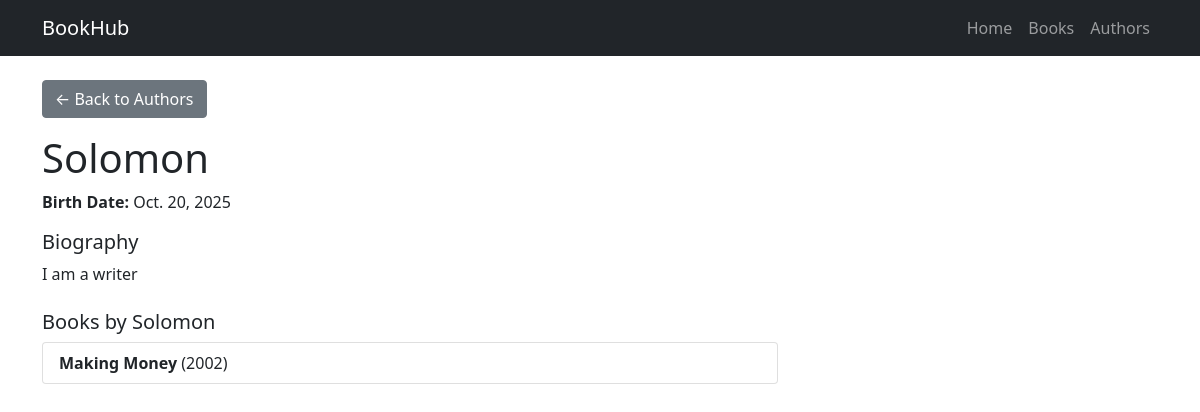
The app's page /authors/1/ with its own data.
### core/models.py (models this page shows, shortened)
class Author(models.Model):
    name = models.CharField(max_length=200)
    bio = models.TextField(blank=True)
    birth_date = models.DateField(null=True, blank=True)

class Book(models.Model):
    title = models.CharField(max_length=200)
    author = models.ForeignKey(Author, on_delete=models.CASCADE, related_name='books')
    isbn = models.CharField(max_length=13, unique=True)
    publication_year = models.IntegerField()
    description = models.TextField(blank=True)
    cover_image = models.ImageField(upload_to=book_cover_path, blank=True, null=True)
    created_at = models.DateTimeField(auto_now_add=True)
    updated_at = models.DateTimeField(auto_now=True)
    objects = BookManager()
    class Meta:
        ordering = ['-created_at']

### core/views.py (the view)
# urls.py: path('authors/<int:pk>/', views.AuthorDetailView.as_view(), name='author-detail'),
class AuthorDetailView(DetailView):  # Detail view for a single author
    model = Author  # Use the Author model
    template_name = 'core/author_detail.html'  # Template to render
    context_object_name = 'author'  # Name used in the template

### core/templates/core/author_detail.html (shortened to what this page needs)
<!DOCTYPE html>
<html>
<head>
    <link href="https://cdn.jsdelivr.net/npm/bootstrap@5.1.3/dist/css/bootstrap.min.css" rel="stylesheet">
</head>
<body>
    <nav class="navbar navbar-expand-lg navbar-dark bg-dark">
        <div class="container">
            <a class="navbar-brand" href="/">BookHub</a>
            <div class="navbar-nav">
                <a class="nav-link" href="/">Home</a>
                <a class="nav-link" href="/books/">Books</a>
                <a class="nav-link" href="/authors/">Authors</a>
            </div>
        </div>
    </nav>
    <div class="container mt-4">
        <a href="/authors/" class="btn btn-secondary mb-3">← Back to Authors</a>
        <div class="row">
            <div class="col-md-8">
                <h1>{{ author.name }}</h1>
                {% if author.birth_date %}
                <p><strong>Birth Date:</strong> {{ author.birth_date }}</p>
                {% endif %}
                {% if author.bio %}
                <div class="mt-3">
                    <h5>Biography</h5>
                    <p>{{ author.bio }}</p>
                </div>
                {% endif %}
                <div class="mt-4">
                    <h5>Books by {{ author.name }}</h5>
                    {% if author.books.all %}
                        <div class="list-group">
                            {% for book in author.books.all %}
                            <a href="/books/{{ book.id }}/" class="list-group-item list-group-item-action">
                                <strong>{{ book.title }}</strong> ({{ book.publication_year }})
                            </a>
                            {% endfor %}
                        </div>
                    {% else %}
                        <p class="text-muted">No books by this author yet.</p>
                    {% endif %}
                </div>
            </div>
        </div>
    </div>
</body>
</html>

### records on screen
Author: name "Solomon", birth_date "Oct. 20, 2025", bio "I am a writer"
Book: title "Making Money", publication_year "2002"
